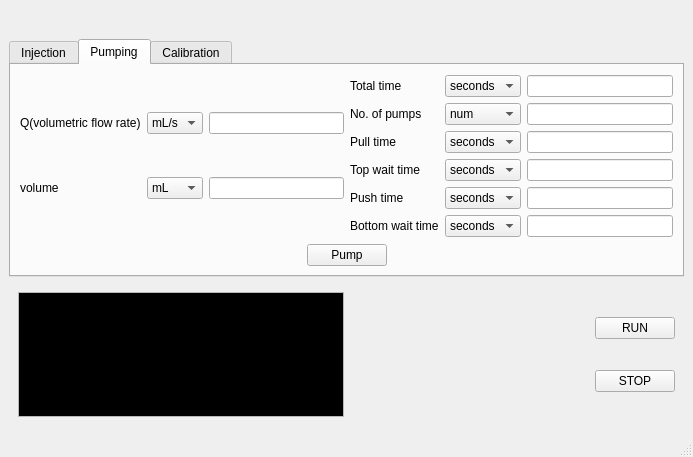
<?xml version="1.0" encoding="UTF-8"?>
<ui version="4.0">
 <class>MainWindow</class>
 <widget class="QMainWindow" name="MainWindow">
  <property name="geometry">
   <rect>
    <x>0</x>
    <y>0</y>
    <width>693</width>
    <height>457</height>
   </rect>
  </property>
  <property name="windowTitle">
   <string>MainWindow</string>
  </property>
  <widget class="QWidget" name="centralwidget">
   <layout class="QVBoxLayout" name="verticalLayout">
    <item>
     <widget class="QWidget" name="motor_select_pane" native="true">
      <property name="minimumSize">
       <size>
        <width>0</width>
        <height>24</height>
       </size>
      </property>
      <property name="maximumSize">
       <size>
        <width>16777215</width>
        <height>32</height>
       </size>
      </property>
     </widget>
    </item>
    <item>
     <widget class="QTabWidget" name="tabWidget">
      <property name="maximumSize">
       <size>
        <width>16777215</width>
        <height>256</height>
       </size>
      </property>
      <property name="currentIndex">
       <number>1</number>
      </property>
      <property name="tabsClosable">
       <bool>false</bool>
      </property>
      <widget class="QWidget" name="injection_tab">
       <attribute name="title">
        <string>Injection</string>
       </attribute>
       <layout class="QVBoxLayout" name="verticalLayout_2">
        <item>
         <spacer name="verticalSpacer_6">
          <property name="orientation">
           <enum>Qt::Vertical</enum>
          </property>
          <property name="sizeHint" stdset="0">
           <size>
            <width>20</width>
            <height>40</height>
           </size>
          </property>
         </spacer>
        </item>
        <item>
         <layout class="QHBoxLayout" name="horizontalLayout_5">
          <item>
           <layout class="QGridLayout" name="gridLayout">
            <item row="1" column="0">
             <widget class="QLabel" name="label_2">
              <property name="text">
               <string>Time</string>
              </property>
             </widget>
            </item>
            <item row="0" column="1">
             <widget class="QComboBox" name="injection_vol_unit">
              <item>
               <property name="text">
                <string>cc</string>
               </property>
              </item>
              <item>
               <property name="text">
                <string>mL</string>
               </property>
              </item>
              <item>
               <property name="text">
                <string>L</string>
               </property>
              </item>
              <item>
               <property name="text">
                <string>Gallons</string>
               </property>
              </item>
              <item>
               <property name="text">
                <string>Pints</string>
               </property>
              </item>
              <item>
               <property name="text">
                <string>teaspoons</string>
               </property>
              </item>
              <item>
               <property name="text">
                <string>Buckets</string>
               </property>
              </item>
             </widget>
            </item>
            <item row="1" column="1">
             <widget class="QComboBox" name="injection_time_unit">
              <item>
               <property name="text">
                <string>seconds</string>
               </property>
              </item>
              <item>
               <property name="text">
                <string>minutes</string>
               </property>
              </item>
              <item>
               <property name="text">
                <string>hours</string>
               </property>
              </item>
             </widget>
            </item>
            <item row="0" column="0">
             <widget class="QLabel" name="label">
              <property name="text">
               <string>Amount:</string>
              </property>
             </widget>
            </item>
            <item row="0" column="2">
             <widget class="QLineEdit" name="inject_amount_num">
              <property name="sizePolicy">
               <sizepolicy hsizetype="Expanding" vsizetype="Fixed">
                <horstretch>0</horstretch>
                <verstretch>0</verstretch>
               </sizepolicy>
              </property>
              <property name="inputMethodHints">
               <set>Qt::ImhDigitsOnly</set>
              </property>
             </widget>
            </item>
            <item row="1" column="2">
             <widget class="QLineEdit" name="inject_time_num">
              <property name="sizePolicy">
               <sizepolicy hsizetype="Expanding" vsizetype="Fixed">
                <horstretch>0</horstretch>
                <verstretch>0</verstretch>
               </sizepolicy>
              </property>
             </widget>
            </item>
           </layout>
          </item>
          <item>
           <spacer name="horizontalSpacer">
            <property name="orientation">
             <enum>Qt::Horizontal</enum>
            </property>
            <property name="sizeHint" stdset="0">
             <size>
              <width>40</width>
              <height>20</height>
             </size>
            </property>
           </spacer>
          </item>
         </layout>
        </item>
        <item>
         <spacer name="verticalSpacer">
          <property name="orientation">
           <enum>Qt::Vertical</enum>
          </property>
          <property name="sizeHint" stdset="0">
           <size>
            <width>20</width>
            <height>40</height>
           </size>
          </property>
         </spacer>
        </item>
        <item>
         <layout class="QHBoxLayout" name="horizontalLayout">
          <item>
           <spacer name="horizontalSpacer_3">
            <property name="orientation">
             <enum>Qt::Horizontal</enum>
            </property>
            <property name="sizeHint" stdset="0">
             <size>
              <width>40</width>
              <height>20</height>
             </size>
            </property>
           </spacer>
          </item>
          <item>
           <widget class="QPushButton" name="inject_button">
            <property name="text">
             <string>Inject</string>
            </property>
           </widget>
          </item>
          <item>
           <spacer name="horizontalSpacer_4">
            <property name="orientation">
             <enum>Qt::Horizontal</enum>
            </property>
            <property name="sizeHint" stdset="0">
             <size>
              <width>40</width>
              <height>20</height>
             </size>
            </property>
           </spacer>
          </item>
         </layout>
        </item>
       </layout>
      </widget>
      <widget class="QWidget" name="pumpin_tab">
       <attribute name="title">
        <string>Pumping</string>
       </attribute>
       <layout class="QVBoxLayout" name="verticalLayout_3">
        <item>
         <spacer name="verticalSpacer_5">
          <property name="orientation">
           <enum>Qt::Vertical</enum>
          </property>
          <property name="sizeHint" stdset="0">
           <size>
            <width>20</width>
            <height>40</height>
           </size>
          </property>
         </spacer>
        </item>
        <item>
         <layout class="QGridLayout" name="gridLayout_2">
          <item row="0" column="0">
           <layout class="QGridLayout" name="gridLayout_4">
            <item row="1" column="1">
             <widget class="QComboBox" name="pumping_vol_unit">
              <item>
               <property name="text">
                <string>mL</string>
               </property>
              </item>
             </widget>
            </item>
            <item row="1" column="2">
             <widget class="QLineEdit" name="pumping_vol_num"/>
            </item>
            <item row="0" column="1">
             <widget class="QComboBox" name="pumping_Q_unit">
              <item>
               <property name="text">
                <string>mL/s</string>
               </property>
              </item>
             </widget>
            </item>
            <item row="0" column="0">
             <widget class="QLabel" name="label_3">
              <property name="text">
               <string>Q(volumetric flow rate)</string>
              </property>
             </widget>
            </item>
            <item row="0" column="2">
             <widget class="QLineEdit" name="pumping_Q_num"/>
            </item>
            <item row="1" column="0">
             <widget class="QLabel" name="label_5">
              <property name="text">
               <string>volume</string>
              </property>
             </widget>
            </item>
           </layout>
          </item>
          <item row="0" column="1">
           <layout class="QGridLayout" name="gridLayout_5">
            <item row="3" column="0">
             <widget class="QLabel" name="label_7">
              <property name="text">
               <string>Top wait time</string>
              </property>
             </widget>
            </item>
            <item row="4" column="0">
             <widget class="QLabel" name="label_9">
              <property name="text">
               <string>Push time</string>
              </property>
             </widget>
            </item>
            <item row="5" column="0">
             <widget class="QLabel" name="label_8">
              <property name="text">
               <string>Bottom wait time</string>
              </property>
             </widget>
            </item>
            <item row="2" column="0">
             <widget class="QLabel" name="label_4">
              <property name="text">
               <string>Pull time</string>
              </property>
             </widget>
            </item>
            <item row="2" column="2">
             <widget class="QLineEdit" name="pumping_pull_time_num"/>
            </item>
            <item row="2" column="1">
             <widget class="QComboBox" name="pumping_pull_time_unit">
              <item>
               <property name="text">
                <string>seconds</string>
               </property>
              </item>
              <item>
               <property name="text">
                <string>minutes</string>
               </property>
              </item>
              <item>
               <property name="text">
                <string>hours</string>
               </property>
              </item>
             </widget>
            </item>
            <item row="1" column="1">
             <widget class="QComboBox" name="pumping_pumps_unit">
              <item>
               <property name="text">
                <string>num</string>
               </property>
              </item>
              <item>
               <property name="text">
                <string>K</string>
               </property>
              </item>
              <item>
               <property name="text">
                <string>M</string>
               </property>
              </item>
             </widget>
            </item>
            <item row="3" column="1">
             <widget class="QComboBox" name="pumping_top_wait_time_unit">
              <item>
               <property name="text">
                <string>seconds</string>
               </property>
              </item>
              <item>
               <property name="text">
                <string>minutes</string>
               </property>
              </item>
              <item>
               <property name="text">
                <string>hours</string>
               </property>
              </item>
             </widget>
            </item>
            <item row="4" column="1">
             <widget class="QComboBox" name="pumping_push_time_unit">
              <item>
               <property name="text">
                <string>seconds</string>
               </property>
              </item>
              <item>
               <property name="text">
                <string>minutes</string>
               </property>
              </item>
              <item>
               <property name="text">
                <string>hours</string>
               </property>
              </item>
             </widget>
            </item>
            <item row="5" column="1">
             <widget class="QComboBox" name="pumping_bottom_wait_time_unit">
              <item>
               <property name="text">
                <string>seconds</string>
               </property>
              </item>
              <item>
               <property name="text">
                <string>minutes</string>
               </property>
              </item>
              <item>
               <property name="text">
                <string>hours</string>
               </property>
              </item>
             </widget>
            </item>
            <item row="1" column="0">
             <widget class="QLabel" name="label_10">
              <property name="text">
               <string>No. of pumps</string>
              </property>
             </widget>
            </item>
            <item row="0" column="1">
             <widget class="QComboBox" name="pumping_total_time_unit">
              <item>
               <property name="text">
                <string>seconds</string>
               </property>
              </item>
              <item>
               <property name="text">
                <string>minutes</string>
               </property>
              </item>
              <item>
               <property name="text">
                <string>hours</string>
               </property>
              </item>
             </widget>
            </item>
            <item row="0" column="0">
             <widget class="QLabel" name="label_6">
              <property name="text">
               <string>Total time</string>
              </property>
             </widget>
            </item>
            <item row="0" column="2">
             <widget class="QLineEdit" name="pumping_total_time_num"/>
            </item>
            <item row="1" column="2">
             <widget class="QLineEdit" name="pumping_pumps_num"/>
            </item>
            <item row="3" column="2">
             <widget class="QLineEdit" name="pumping_top_wait_time_num"/>
            </item>
            <item row="4" column="2">
             <widget class="QLineEdit" name="pumping_push_time_num"/>
            </item>
            <item row="5" column="2">
             <widget class="QLineEdit" name="pumping_bottom_wait_time_num"/>
            </item>
           </layout>
          </item>
         </layout>
        </item>
        <item>
         <spacer name="verticalSpacer_2">
          <property name="orientation">
           <enum>Qt::Vertical</enum>
          </property>
          <property name="sizeHint" stdset="0">
           <size>
            <width>20</width>
            <height>40</height>
           </size>
          </property>
         </spacer>
        </item>
        <item>
         <layout class="QHBoxLayout" name="horizontalLayout_2">
          <item>
           <spacer name="horizontalSpacer_5">
            <property name="orientation">
             <enum>Qt::Horizontal</enum>
            </property>
            <property name="sizeHint" stdset="0">
             <size>
              <width>40</width>
              <height>20</height>
             </size>
            </property>
           </spacer>
          </item>
          <item>
           <widget class="QPushButton" name="pump_button">
            <property name="text">
             <string>Pump</string>
            </property>
           </widget>
          </item>
          <item>
           <spacer name="horizontalSpacer_6">
            <property name="orientation">
             <enum>Qt::Horizontal</enum>
            </property>
            <property name="sizeHint" stdset="0">
             <size>
              <width>40</width>
              <height>20</height>
             </size>
            </property>
           </spacer>
          </item>
         </layout>
        </item>
       </layout>
      </widget>
      <widget class="QWidget" name="calibration_tab">
       <attribute name="title">
        <string>Calibration</string>
       </attribute>
       <layout class="QVBoxLayout" name="verticalLayout_4">
        <item>
         <spacer name="verticalSpacer_4">
          <property name="orientation">
           <enum>Qt::Vertical</enum>
          </property>
          <property name="sizeHint" stdset="0">
           <size>
            <width>20</width>
            <height>40</height>
           </size>
          </property>
         </spacer>
        </item>
        <item>
         <layout class="QGridLayout" name="gridLayout_7">
          <item row="0" column="1">
           <layout class="QGridLayout" name="gridLayout_6">
            <item row="0" column="0">
             <widget class="QLabel" name="label_13">
              <property name="text">
               <string>Actual volume</string>
              </property>
             </widget>
            </item>
            <item row="0" column="1">
             <widget class="QComboBox" name="act_vol_unit">
              <item>
               <property name="text">
                <string>mL</string>
               </property>
              </item>
             </widget>
            </item>
            <item row="1" column="0">
             <widget class="QLabel" name="label_14">
              <property name="text">
               <string>Actual rotations</string>
              </property>
             </widget>
            </item>
            <item row="1" column="1">
             <widget class="QComboBox" name="act_rot_unit">
              <item>
               <property name="text">
                <string>°</string>
               </property>
              </item>
              <item>
               <property name="text">
                <string>θ</string>
               </property>
              </item>
              <item>
               <property name="text">
                <string>no. rev.</string>
               </property>
              </item>
             </widget>
            </item>
            <item row="0" column="2">
             <widget class="QLineEdit" name="act_vol_num"/>
            </item>
            <item row="1" column="2">
             <widget class="QLineEdit" name="act_rot_num"/>
            </item>
           </layout>
          </item>
          <item row="0" column="0">
           <layout class="QGridLayout" name="gridLayout_3">
            <item row="1" column="0">
             <widget class="QRadioButton" name="cal_by_rot_radio">
              <property name="text">
               <string/>
              </property>
             </widget>
            </item>
            <item row="1" column="1">
             <widget class="QLabel" name="label_12">
              <property name="text">
               <string>Rotations</string>
              </property>
             </widget>
            </item>
            <item row="0" column="2">
             <widget class="QComboBox" name="cal_by_vol_unit">
              <item>
               <property name="text">
                <string>mL</string>
               </property>
              </item>
             </widget>
            </item>
            <item row="0" column="0">
             <widget class="QRadioButton" name="cal_by_vol_radio">
              <property name="text">
               <string/>
              </property>
             </widget>
            </item>
            <item row="1" column="2">
             <widget class="QComboBox" name="cal_by_rot_unit">
              <item>
               <property name="text">
                <string>°</string>
               </property>
              </item>
              <item>
               <property name="text">
                <string>θ</string>
               </property>
              </item>
              <item>
               <property name="text">
                <string>no. rev.</string>
               </property>
              </item>
             </widget>
            </item>
            <item row="0" column="1">
             <widget class="QLabel" name="label_11">
              <property name="text">
               <string>Test volume</string>
              </property>
             </widget>
            </item>
            <item row="0" column="3">
             <widget class="QLineEdit" name="cal_by_vol_num"/>
            </item>
            <item row="1" column="3">
             <widget class="QLineEdit" name="cal_by_rot_num"/>
            </item>
           </layout>
          </item>
         </layout>
        </item>
        <item>
         <spacer name="verticalSpacer_3">
          <property name="orientation">
           <enum>Qt::Vertical</enum>
          </property>
          <property name="sizeHint" stdset="0">
           <size>
            <width>20</width>
            <height>40</height>
           </size>
          </property>
         </spacer>
        </item>
        <item>
         <layout class="QHBoxLayout" name="horizontalLayout_3">
          <item>
           <spacer name="horizontalSpacer_7">
            <property name="orientation">
             <enum>Qt::Horizontal</enum>
            </property>
            <property name="sizeHint" stdset="0">
             <size>
              <width>40</width>
              <height>20</height>
             </size>
            </property>
           </spacer>
          </item>
          <item>
           <widget class="QPushButton" name="calibrate_pump_button">
            <property name="text">
             <string>Pump</string>
            </property>
           </widget>
          </item>
          <item>
           <widget class="QPushButton" name="calibrate_button">
            <property name="text">
             <string>Calibrate</string>
            </property>
           </widget>
          </item>
          <item>
           <spacer name="horizontalSpacer_8">
            <property name="orientation">
             <enum>Qt::Horizontal</enum>
            </property>
            <property name="sizeHint" stdset="0">
             <size>
              <width>40</width>
              <height>20</height>
             </size>
            </property>
           </spacer>
          </item>
         </layout>
        </item>
       </layout>
      </widget>
     </widget>
    </item>
    <item>
     <widget class="QWidget" name="command_and_stop_pane" native="true">
      <property name="minimumSize">
       <size>
        <width>0</width>
        <height>64</height>
       </size>
      </property>
      <layout class="QGridLayout" name="gridLayout_8">
       <item row="0" column="0">
        <layout class="QVBoxLayout" name="verticalLayout_5">
         <item>
          <widget class="QPlainTextEdit" name="console">
           <property name="palette">
            <palette>
             <active>
              <colorrole role="WindowText">
               <brush brushstyle="SolidPattern">
                <color alpha="255">
                 <red>0</red>
                 <green>0</green>
                 <blue>0</blue>
                </color>
               </brush>
              </colorrole>
              <colorrole role="Light">
               <brush brushstyle="SolidPattern">
                <color alpha="255">
                 <red>255</red>
                 <green>255</green>
                 <blue>255</blue>
                </color>
               </brush>
              </colorrole>
              <colorrole role="Text">
               <brush brushstyle="SolidPattern">
                <color alpha="255">
                 <red>255</red>
                 <green>255</green>
                 <blue>255</blue>
                </color>
               </brush>
              </colorrole>
              <colorrole role="Base">
               <brush brushstyle="SolidPattern">
                <color alpha="255">
                 <red>0</red>
                 <green>0</green>
                 <blue>0</blue>
                </color>
               </brush>
              </colorrole>
             </active>
             <inactive>
              <colorrole role="WindowText">
               <brush brushstyle="SolidPattern">
                <color alpha="255">
                 <red>0</red>
                 <green>0</green>
                 <blue>0</blue>
                </color>
               </brush>
              </colorrole>
              <colorrole role="Light">
               <brush brushstyle="SolidPattern">
                <color alpha="255">
                 <red>255</red>
                 <green>255</green>
                 <blue>255</blue>
                </color>
               </brush>
              </colorrole>
              <colorrole role="Text">
               <brush brushstyle="SolidPattern">
                <color alpha="255">
                 <red>255</red>
                 <green>255</green>
                 <blue>255</blue>
                </color>
               </brush>
              </colorrole>
              <colorrole role="Base">
               <brush brushstyle="SolidPattern">
                <color alpha="255">
                 <red>0</red>
                 <green>0</green>
                 <blue>0</blue>
                </color>
               </brush>
              </colorrole>
             </inactive>
             <disabled>
              <colorrole role="WindowText">
               <brush brushstyle="SolidPattern">
                <color alpha="255">
                 <red>120</red>
                 <green>120</green>
                 <blue>120</blue>
                </color>
               </brush>
              </colorrole>
              <colorrole role="Light">
               <brush brushstyle="SolidPattern">
                <color alpha="255">
                 <red>255</red>
                 <green>255</green>
                 <blue>255</blue>
                </color>
               </brush>
              </colorrole>
              <colorrole role="Text">
               <brush brushstyle="SolidPattern">
                <color alpha="255">
                 <red>120</red>
                 <green>120</green>
                 <blue>120</blue>
                </color>
               </brush>
              </colorrole>
              <colorrole role="Base">
               <brush brushstyle="SolidPattern">
                <color alpha="255">
                 <red>240</red>
                 <green>240</green>
                 <blue>240</blue>
                </color>
               </brush>
              </colorrole>
             </disabled>
            </palette>
           </property>
           <property name="plainText">
            <string/>
           </property>
           <property name="backgroundVisible">
            <bool>false</bool>
           </property>
          </widget>
         </item>
        </layout>
       </item>
       <item row="0" column="1">
        <layout class="QHBoxLayout" name="horizontalLayout_7">
         <item>
          <spacer name="horizontalSpacer_2">
           <property name="orientation">
            <enum>Qt::Horizontal</enum>
           </property>
           <property name="sizeHint" stdset="0">
            <size>
             <width>40</width>
             <height>20</height>
            </size>
           </property>
          </spacer>
         </item>
         <item>
          <layout class="QVBoxLayout" name="verticalLayout_6">
           <item>
            <widget class="QPushButton" name="RUN">
             <property name="text">
              <string>RUN</string>
             </property>
            </widget>
           </item>
           <item>
            <widget class="QPushButton" name="STOP">
             <property name="text">
              <string>STOP</string>
             </property>
            </widget>
           </item>
          </layout>
         </item>
        </layout>
       </item>
      </layout>
     </widget>
    </item>
   </layout>
   <zorder>motor_select_pane</zorder>
   <zorder>command_and_stop_pane</zorder>
   <zorder>tabWidget</zorder>
  </widget>
  <widget class="QStatusBar" name="statusbar"/>
 </widget>
 <resources/>
 <connections/>
</ui>
